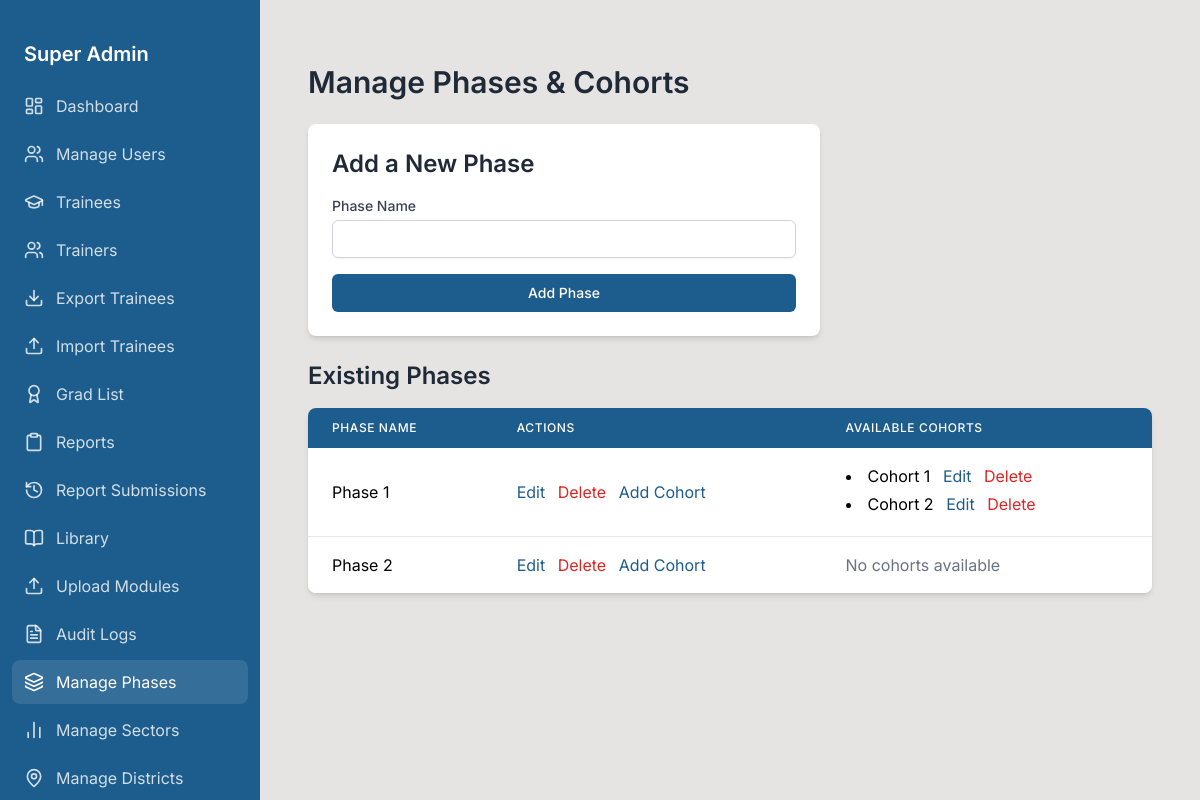
The page /superuser/phases/ (signed in) on the database its author committed.
### urdt_app/models.py (models this page shows, shortened)
class Phase(models.Model):
    name = models.CharField(max_length=100, unique=True)
    created_at = models.DateTimeField(auto_now_add=True)

class Cohort(models.Model):
    phase = models.ForeignKey(Phase, on_delete=models.CASCADE, related_name='cohorts')
    name = models.CharField(max_length=50)
    created_at = models.DateTimeField(auto_now_add=True)

### urdt_app/views.py (the view)
# urls.py: path('superuser/phases/', views.manage_phases, name='manage_phases'),
@login_required
@user_passes_test(superuser_required)
def manage_phases(request):
    phases = Phase.objects.all().order_by('id')
    if request.method == 'POST':
        phase_form = PhaseForm(request.POST)
        if phase_form.is_valid():
            phase_form.save()
            return redirect('manage_phases')
    else:
        phase_form = PhaseForm()
    context = {
        'phases': phases,
        'phase_form': phase_form,
    }
    return render(request, 'superuser/manage_phases.html', context)

### urdt_app/forms.py
class PhaseForm(forms.ModelForm):
    class Meta:
        model = Phase
        fields = ['name']

### urdt_app/context_processors.py (called while the page is built, shortened)
def safeguarding_notifications(request):
    if not request.user.is_authenticated:
        return {}
    user = request.user
    return {}

def dynamic_base_template(request):
    base_template = "base.html"  # Default fallback
    if request.user.is_authenticated:
        role_templates = {
            "SUPER_USER": "superuser/base.html",
            "ADMINISTRATIVE_USER": "adminuser/base.html",
            "SUB_ADMIN": "subadmin/base.html",
            "EPICENTER_MANAGER": "epicentermanager/base.html",
            "SECTOR_LEAD": "sectorlead/base.html",  # Placeholder, refined further below
            "TRAINEE":"trainee/base.html",
            "TRAINER":"trainer/base.html"
        }
        base_template = role_templates.get(request.user.role, "base.html")
    return {"base_template": base_template}

### urdt_app/utils.py (called while the page is built)
def superuser_required(user):
    return user.is_authenticated and user.role == "SUPER_USER"

### templates/superuser/manage_phases.html (shortened to what this page needs)
{% extends 'superuser/base.html' %}
{% block content %}
<div class="container mx-auto px-4 py-8">
  <h1 class="text-3xl font-semibold text-gray-800 mb-6">Manage Phases & Cohorts</h1>
  <div class="bg-white shadow-md rounded-lg p-6 mb-6 w-full max-w-lg">
    <h3 class="text-2xl font-semibold text-gray-800 mb-4">Add a New Phase</h3>
    <form method="post" class="space-y-4">
      <div>
        <label for="id_name" class="block text-sm font-medium text-gray-700">Phase Name</label>
        <input type="text" id="id_name" name="name" required
               class="mt-1 block w-full px-4 py-2 border border-gray-300 rounded-md shadow-sm focus:ring-[#1d5d8d] focus:border-[#1d5d8d] sm:text-sm">
      </div>
      <button type="submit"
              class="w-full py-2 px-4 border border-transparent text-sm font-medium rounded-md text-white bg-[#1d5d8d] hover:bg-[#249428] focus:outline-none focus:ring-2 focus:ring-offset-2 focus:ring-blue-500">
        Add Phase
      </button>
    </form>
  </div>
  <h3 class="text-2xl font-semibold text-gray-800 mb-4">Existing Phases</h3>
  <div class="overflow-x-auto bg-white shadow-md rounded-lg">
    <table class="min-w-full table-auto">
      <thead class="bg-[#1d5d8d] text-white">
        <tr>
          <th class="px-6 py-3 text-left text-xs font-medium uppercase tracking-wider">Phase Name</th>
          <th class="px-6 py-3 text-left text-xs font-medium uppercase tracking-wider">Actions</th>
          <th class="px-6 py-3 text-left text-xs font-medium uppercase tracking-wider">Available Cohorts</th>
        </tr>
      </thead>
      <tbody class="bg-white divide-y divide-gray-200">
        {% for p in phases %}
        <tr class="hover:bg-blue-50">
          <td class="px-6 py-4 whitespace-nowrap">{{ p.name }}</td>
          <td class="px-6 py-4 whitespace-nowrap">
            <a href="{% url 'edit_phase' p.id %}" class="text-[#1d5d8d] hover:text-blue-700 mr-2">Edit</a>
            <a href="{% url 'delete_phase' p.id %}" class="text-red-600 hover:text-red-800 mr-2" onclick="return confirm('Are you sure?');">Delete</a>
            <a href="{% url 'add_cohort' p.id %}" class="text-[#1d5d8d] hover:text-blue-700">Add Cohort</a>
          </td>
          <td class="px-6 py-4 whitespace-nowrap">
            {% if p.cohorts.all %}
              <ul class="list-disc list-inside">
                {% for cohort in p.cohorts.all %}
                  <li class="mb-1">
                    {{ cohort.name }}
                    <a href="{% url 'edit_cohort' cohort.id %}" class="text-[#1d5d8d] hover:text-blue-700 ml-2">Edit</a>
                    <a href="{% url 'delete_cohort' cohort.id %}" class="text-red-600 hover:text-red-800 ml-2" onclick="return confirm('Are you sure?');">Delete</a>
                  </li>
                {% endfor %}
              </ul>
            {% else %}
              <span class="text-gray-500">No cohorts available</span>
            {% endif %}
          </td>
        </tr>
        {% endfor %}
      </tbody>
    </table>
  </div>
</div>
{% endblock content %}

### templates/superuser/base.html (style rules this page uses)
:root { --sidebar-width: 260px; }
body { font-family: 'Inter', sans-serif; }

### rows shown on the page
Phase: name "Phase 1"
Cohort: name "Cohort 1"
Cohort: name "Cohort 2"
Phase: name "Phase 2", shows "No cohorts available"
